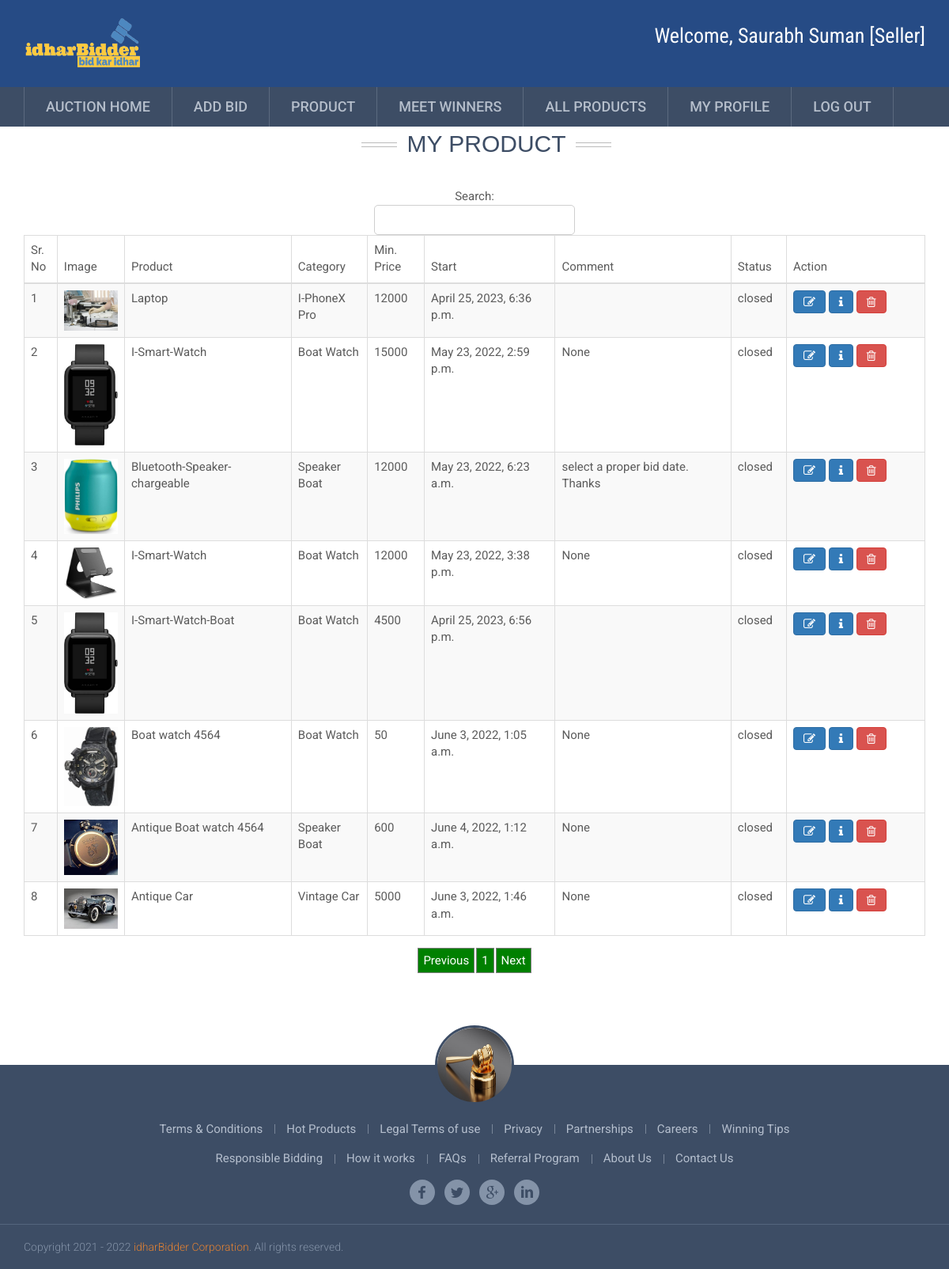
The page /view_product (signed in) on the database its author committed.
### bid_app/models.py (models this page shows, shortened)
class AuctionUser(models.Model):
    user = models.ForeignKey(User,on_delete=models.CASCADE,null=True, blank=True)
    dob = models.DateField(null=True, blank=True)
    address = models.CharField(max_length=100,null=True, blank=True)
    contact = models.CharField(max_length=10,null=True, blank=True)
    image = models.FileField(null=True, blank=True)
    user_type = models.CharField(max_length=100,null=True, blank=True)
    status = models.CharField(max_length=100,null=True, blank=True, default="pending")
    membership = models.ForeignKey(Member_fee,on_delete=models.CASCADE,null=True, blank=True)
    created = models.DateTimeField(auto_now_add=True)
    adhar_card = models.FileField(null=True, blank=True)
    pan_card = models.FileField(null=True, blank=True)
    bank_statement = models.FileField(null=True, blank=True)
    adhar_number = models.CharField(max_length=100,null=True, blank=True)
    pan_number = models.CharField(max_length=100,null=True, blank=True)
    account_number = models.CharField(max_length=100,null=True, blank=True)
    agree = models.BooleanField(null=True, blank=True)
    email_verification = models.BooleanField(null=True, blank=True)
    otp = models.CharField(max_length=100,null=True, blank=True)

class Product(models.Model):
    status  = models.CharField(max_length=100,null=True, default='pending')
    bid_type  = models.CharField(max_length=100,null=True)
    payment_status  = models.CharField(max_length=100,null=True,default='pending')
    winner  = models.ForeignKey(User, on_delete=models.CASCADE, null=True, blank=True, related_name='winner')
    user  = models.ForeignKey(User, on_delete=models.CASCADE, null=True, blank=True, related_name='seller')
    name = models.CharField(max_length=100,null=True)
    min_price = models.IntegerField(null=True)
    final_price = models.IntegerField(null=True)
    interval_price = models.IntegerField(null=True)
    images = models.FileField(null=True)
    session = models.DateTimeField(null=True, blank=True)
    endsession = models.DateTimeField(null=True, blank=True, auto_now_add=True)
    category = models.ForeignKey(Sub_Category,on_delete=models.CASCADE,null=True)
    parameter = models.TextField(null=True, default="{}")
    description = models.TextField(null=True, blank=True)
    comment = models.TextField(null=True, blank=True)
    created = models.DateField(auto_now_add=True, null=True, blank=True)

class Sub_Category(models.Model):
    category = models.ForeignKey(Category,on_delete=models.CASCADE,null=True)
    name = models.CharField(max_length=100,null=True)

### bid_app/views.py (the view)
# urls.py: path('view_product', view_product, name="view_product"),
def view_product(request):
    if not request.user.is_authenticated:
        return redirect('login')
    if request.user.is_authenticated:
        auctionuser = AuctionUser.objects.get(user=request.user)
        if auctionuser.status == "pending":
            messages.success(request, "Your verification is pending. complete your additional detail and email verification. if these are already completed then try login after sometime.We are working on your detail verification.Thanks!")
            return redirect('profile', request.user.id)
    product = Product.objects.filter(user=request.user)
    return render(request, 'view_product.html', {'product': product})

### bid_app/templates/view_product.html (shortened to what this page needs)
{% extends 'index.html' %}
{% load static %}
{% block body %}
  <link rel = stylesheet href="https://cdn.datatables.net/1.10.23/css/dataTables.bootstrap.min.css">
<div id="inner_banner" class="inner_banner_section">
  <div class="container">
    <div class="breadcrumbs">
        <div class="container heading heading-v1">
            <h3 style="text-transform: uppercase; font-size: 30px; margin-top: 5px; font-family: 'Trebuchet MS', Arial, sans-serif;">My Product</h3>
        </div>
    </div>
  </div>
</div>
<br>
    <center>
    <div class="container" style ="margin-bottom : 10%">
      <table id="example" class="table table-striped table-bordered" cellspacing="0" width="100%">
        <thead>
          <tr>
            <th>Sr. No</th>
            <th>Image</th>
            <th>Product</th>
            <th>Category</th>
            <th>Min. Price</th>
            <th>Start</th>
            <th>Comment</th>
            <th>Status</th>
            <th style="width:15%">Action</th>
          </tr>
        </thead>
        <tbody>
        {% for i in product %}
          <tr>
              <td>{{forloop.counter}}</td>
              <td>
                  <img src="{{i.images.url}}" style="width:80px">
              </td>
              <td>{{i.name}}</td>
              <td>{{i.category.name}}</td>
              <td>{{i.min_price}}</td>
              <td>{{i.session}}</td>
              <td>{{i.comment}}</td>
              <td>{{i.status}}</td>
                <td>
                  <a href="{% url 'edit_product' i.id %}">
                    <i class="fa fa-edit btn btn-primary" ></i>
                  </a>
                  <a href="{% url 'product_detail' i.id %}">
                        <i class="fa fa-info btn btn-primary" ></i>
                    </a>
                    <a href="{% url 'delete_product' i.id %}" onclick="return confirm('Are you sure?')">
                            <i class="fa fa-trash-o btn btn-danger"></i>
                    </a>
              </td>
          </tr>
        {% empty %}
          <tr>
              <td colspan="9">Data Not found</td>
          </tr>
    {% endfor %}
    </tbody>
</table>
 </div></center>
{% endblock %}

### bid_app/templates/index.html (shortened to what this page needs)
<!DOCTYPE html>
{% load static %}
<html class="no-js">
<head id="Head1">
<link rel="stylesheet" href="{% static 'assets/plugins/bootstrap/css/bootstrap.min.css' %}" />
<link rel="stylesheet" href="{% static 'assets/plugins/font-awesome/css/font-awesome.min.css' %}" />
<link rel="stylesheet" href="{% static 'css/style.css' %}" />
<link rel="stylesheet" href="{% static 'css/vendor/venobox.css' %}" />
<link rel="stylesheet" href="{% static 'css/rain.style.css' %}" />
<link rel="stylesheet" href="{% static 'css/responsive.css' %}" />
</head>
<body class="home">
    <div id="wrapper">
            <header id="header" style="background:#264b85">
                <div class="header-top" >
                    <div class="wrap">
                        <a href="index.html" id="logo" title="Bidderboy">
                            <img src="{% static 'images/idharBidder.png' %}" alt="Bidderboy" style="width:150px;height:70px"></a>
                            {% if not request.user.is_authenticated %}
                        <div class="user-login">
                            <div id="Panel1" onkeypress="javascript:return WebForm_FireDefaultButton(event, &#39;btnLogin&#39;)">
                                <span id="lblLError" style="color: #F70A00;"></span>
                            <form action="/login" method="post" enctype="multipart/form-data">
                                {% csrf_token %}
                                <ul class="formlist">
                                    <li>
                                        <input name="uname" type="text" id="txtLUserName" class="textbox" placeholder="Username or Email" />
                                        <label class="forgot-passsword">
                                    </li>
                                    <li>
                                        <input name="pwd" type="password" id="txtLPassword" class="textbox" placeholder="Password" />
                                    </li>
                                    <li class="actions">
                                        <input type="submit" name="btnLogin" value="Login" id="btnLogin" class="login-button" />
                                    </li>
                                </ul>
                            </form>
</div>
{% else %}
<div class="user-login">
    <h5 style="color:white">Welcome, {{request.user.first_name}} {{request.user.last_name}} [{{request.user.auctionuser_set.all.0.user_type}}]</h5>
</div>
{% endif %}
                        </div>
                    </div>
                </div>
                <div class="navigation-row">
                    <nav id="mainmenu">
                        <div class="wrap">
                            <ul>
                                {% if request.user.is_authenticated and request.user.auctionuser_set.all.0.user_type == "Seller" %}
                                <li><a href="/" title="Auction-Home">Auction Home</a></li>
                                    <li><a href="/add_product" title="Add Bid">Add Bid</a></li>
                                    <li><a href="/view_product" title="Add Bid">Product</a></li>
                                    <li><a href="/meetwinners/" title="Meet Winners">Meet Winners</a></li>
                                    <li><a href="/all_product/" title="Hot Products">All Products</a></li>
                                    <li><a href="/profile/{{request.user.id}}" title="My Profile">My Profile</a></li>
                                    <li><a href="/logout" title="Logout">Log out</a></li>
                                {% endif %}
                            </ul>
                        </div>
                    </nav>
                </div>
           {% block body %}
           {% endblock %}
            <footer id="footer">
                <div class="footer-top">
                    <div class="wrap">
                        <div class="boy-thumb">
                            <figure>
                                <img src="{% static 'images/auct.jpg' %}" alt="Bidderboy">
                            </figure>
                        </div>
                        <nav class="fmenu">
                            <ul>
                                <li><a href="Terms.html" title="Terms &amp; Conditions">Terms &amp; Conditions</a></li>
                                <li><a href="HotProducts.html" title="Responsible Bidding">Hot Products</a></li>
                                <li><a href="Legal.html" title="Legal Terms of use">Legal Terms of use</a></li>
                                <li><a href="Privacy.html" title="Privacy">Privacy</a></li>
                                <li><a href="Partnership.html" title="Partnerships">Partnerships</a></li>
                                <li><a href="Careers.html" title="Careers">Careers</a></li>
                                <li><a href="Winning-Tips.html" title="Winning Tips">Winning Tips</a></li>
                            </ul>
                        </nav>
                        <nav class="fmenu">
                            <ul>
                                <li><a href="responsible-bidding.html" title="Responsible Bidding">Responsible Bidding</a></li>
                                <li><a href="How-it-works.html" title="How it works">How it works</a></li>
                                <li><a href="FAQs.html" title="FAQs">FAQs</a></li>
                                <li><a href="Referral-Program.html" title="Referral Program">Referral Program</a></li>
                                <li><a href="/about" title="About Us">About Us</a></li>
                                <li><a href="/contact" title="Contact Us">Contact Us</a></li>
                            </ul>
                        </nav>
                        <ul class="social">
                            <li><a href="http://www.facebook.com/bidderboy" class="fb" title="Facebook" target="_blank">Facebook</a></li>
                            <li><a href="http://twitter.com/bidderboy_india" class="tw" title="Twitter" target="_blank">Twitter</a></li>
                            <li><a href="https://www.instagram.com/bidderboy/" class="gp" title="Instagram" target="_blank">Instagram</a></li>
                            <li><a href="http://in.linkedin.com/in/bidderboy" class="in" title="Linked In" target="_blank">Linked In</a></li>
                        </ul>
                    </div>
                </div>
                <div class="copyright-section">
                    <div class="wrap">
                        <div class="copyright">Copyright 2021 - 2022 <a href="/">idharBidder Corporation</a>. All rights reserved.</div>
                    </div>
                </div>
            </footer>
</body>
</html>

### bid_app/static/css/responsive.css (style rules this page uses)
@media only screen and (min-width: 768px) { .user-login form, #mainmenu ul, .account-bar > ul { display:block !important; } }
@media only screen and (min-width: 1001px) and (max-width: 1200px) { .wrap { width:auto; padding:0 15px; } }
@media only screen and (min-width: 1001px) and (max-width: 1200px) { img { max-width: 100%; width:auto; height:auto; } }
@media only screen and (min-width: 1001px) and (max-width: 1200px) { .fmenu li { padding:0 15px; } }
@media only screen and (min-width: 1001px) and (max-width: 1200px) { .fmenu ul { margin:0 -15px; } }
@media only screen and (min-width: 1001px) and (max-width: 1200px) { #logo img { width:272px; height:72px; } }
@media only screen and (min-width: 1001px) and (max-width: 1200px) { .user-login { margin:10px 0 0; } }

### rows shown on the page
Product: images (picture), name "Laptop", category.name "I-PhoneX Pro", min_price "12000", session "April 25, 2023, 6:36 p.m.", status "closed"
Product: images (picture), name "I-Smart-Watch", category.name "Boat Watch", min_price "15000", session "May 23, 2022, 2:59 p.m.", comment "None", status "closed"
Product: images (picture), name "Bluetooth-Speaker-chargeable", category.name "Speaker Boat", min_price "12000", session "May 23, 2022, 6:23 a.m.", comment "select a proper bid date. Thanks", status "closed"
Product: images (picture), name "I-Smart-Watch", category.name "Boat Watch", min_price "12000", session "May 23, 2022, 3:38 p.m.", comment "None", status "closed"
Product: images (picture), name "I-Smart-Watch-Boat", category.name "Boat Watch", min_price "4500", session "April 25, 2023, 6:56 p.m.", status "closed"
Product: images (picture), name "Boat watch 4564", category.name "Boat Watch", min_price "50", session "June 3, 2022, 1:05 a.m.", comment "None", status "closed"
Product: images (picture), name "Antique Boat watch 4564", category.name "Speaker Boat", min_price "600", session "June 4, 2022, 1:12 a.m.", comment "None", status "closed"
Product: images (picture), name "Antique Car", category.name "Vintage Car", min_price "5000", session "June 3, 2022, 1:46 a.m.", comment "None", status "closed"

### other values the page prints
{{ request.user.first_name }} "Saurabh"
{{ request.user.last_name }} "Suman"
{{ request.user.auctionuser_set.all.0.user_type }} "Seller"
